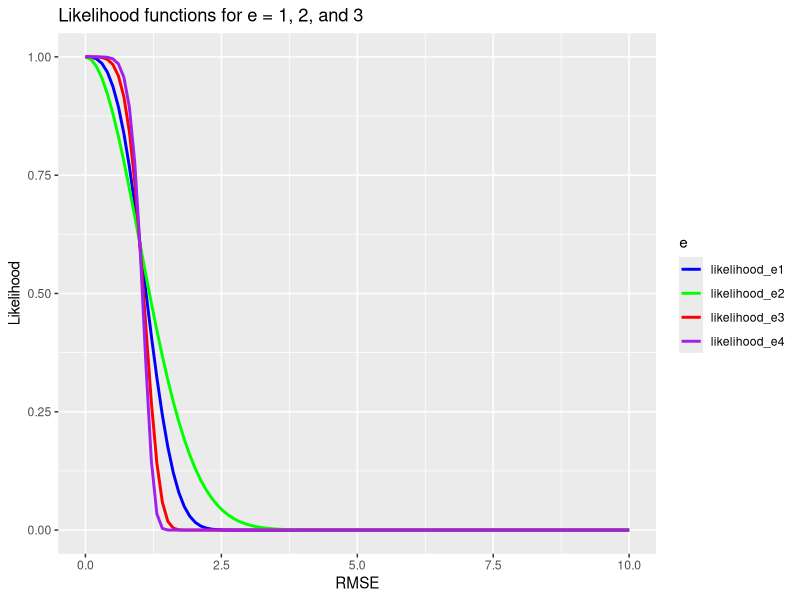
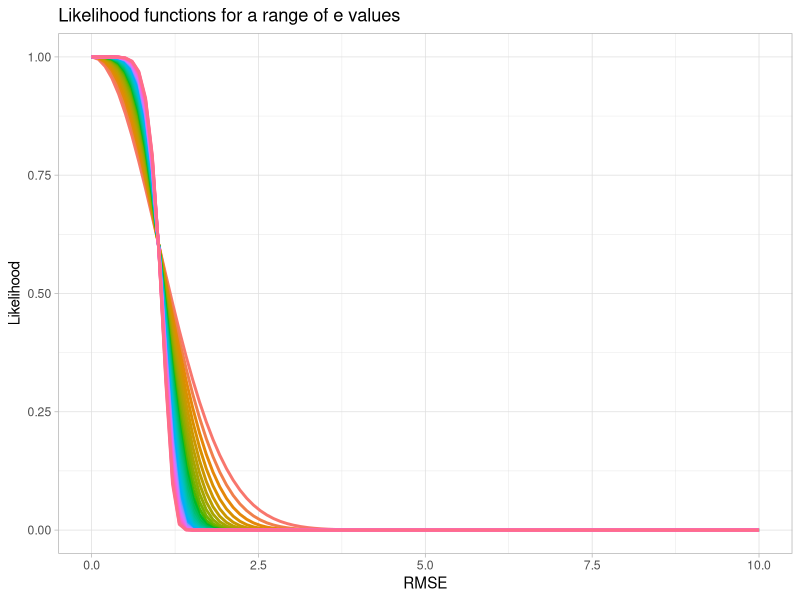

These charts were generated, in order, by the following R code:
library(ggplot2)

# Define a range of RMSE values to plot
rmse_vals <- seq(0, 10, length.out = 100)

# Compute the likelihood functions for e = 1, 2, and 3
likelihood_e1 <- exp(-0.5 * (rmse_vals) ^ 3)
likelihood_e2 <- exp(-0.5 * (rmse_vals) ^ 2)
likelihood_e3 <- exp(-0.5 * (rmse_vals) ^ 5)
likelihood_e4 <- exp(-0.5 * (rmse_vals) ^ 7)

# Combine the likelihood functions into a data frame
likelihood_df <- data.frame(rmse = rmse_vals,
                            likelihood_e1 = likelihood_e1,
                            likelihood_e2 = likelihood_e2,
                            likelihood_e3 = likelihood_e3,
                            likelihood_e4 = likelihood_e4)

# Melt the data frame into long format for plotting
likelihood_df_long <- reshape2::melt(likelihood_df,
                                     id.vars = "rmse",
                                     variable.name = "e",
                                     value.name = "likelihood")

# Plot the likelihood functions
ggplot(likelihood_df_long, aes(x = rmse, y = likelihood, color = e)) +
  geom_line(linewidth = 1) +
  scale_color_manual(values = c("blue", "green", "red", "purple")) +
  labs(x = "RMSE", y = "Likelihood") +
  ggtitle("Likelihood functions for e = 1, 2, and 3")+
xlim(0, 10)

####

# Define a range of RMSE values to plot
rmse_vals <- seq(0, 10, length.out = 100)

# Create an empty data frame to store the likelihoods
likelihood_df <- data.frame(rmse = numeric(),
                            e = numeric(),
                            likelihood = numeric())

# Loop through the range of e values, compute the likelihoods for each e, and add them to the data frame
for (e in seq(2, 8, by = 0.2)) {
  likelihood_e <- exp(-0.5 * (rmse_vals) ^ e)
  likelihood_df_e <- data.frame(rmse = rmse_vals,
                                e = rep(e, length(rmse_vals)),
                                likelihood = likelihood_e)
  likelihood_df <- rbind(likelihood_df, likelihood_df_e)
}

# Melt the data frame into long format for plotting
likelihood_df_long <- reshape2::melt(likelihood_df,
                                     id.vars = c("rmse", "e"),
                                     variable.name = "likelihood",
                                     value.name = "likelihood_value")

# Plot the likelihood functions
ggplot(likelihood_df_long, aes(x = rmse, y = likelihood_value, color = factor(e))) +
  geom_line(linewidth = 1) +
  scale_color_discrete(name = "e") +
  labs(x = "RMSE", y = "Likelihood") +
  ggtitle("Likelihood functions for a range of e values") +
  theme_light()+
  theme(legend.position = "none") +
  xlim(0, 10)


